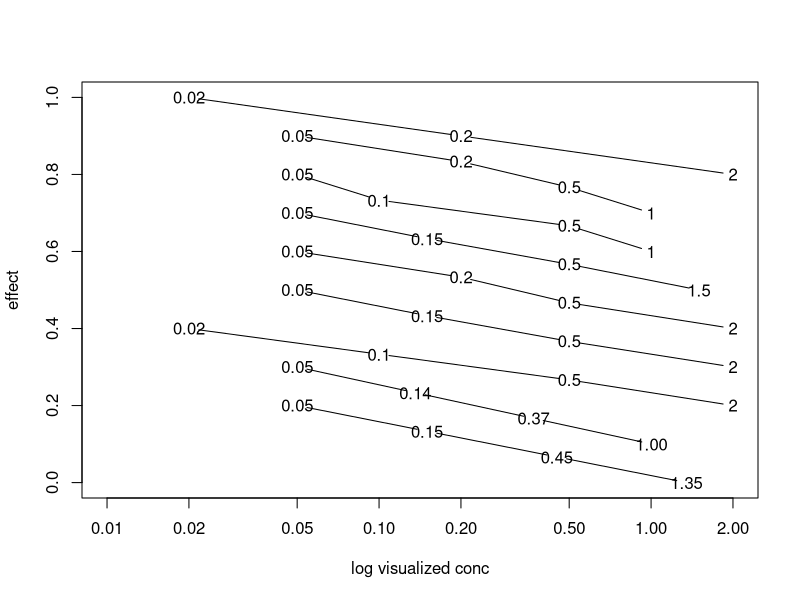
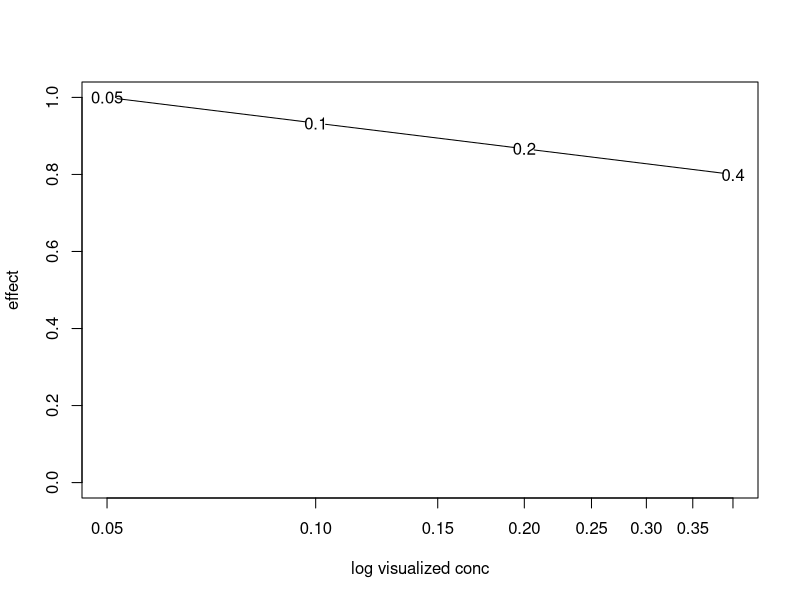

These charts were generated, in order, by the following R code:
plot(1,1,pch=NA, ylim=c(0,1),xlim=c(0.01,2),xlab="log visualized conc",ylab="effect",log="x")
points((c(2,0.2,0.02)),c(seq(0.8,1,length.out=3)), ylim=c(0,1),pch=NA,type="b")
text((c(2,0.2,0.02)),c(seq(0.8,1,length.out=3)),c("2","0.2","0.02"))
points((c(1,0.5,0.2,0.05)),c(seq(0.7,0.9,length.out=4)), pch=NA,type="b")
text((c(1,0.5,0.2,0.05)),c(seq(0.7,0.9,length.out=4)),c("1","0.5","0.2","0.05"))
points((c(1,0.5,0.1,0.05)),c(seq(0.6,0.8,length.out=4)), pch=NA,type="b")
text((c(1,0.5,0.1,0.05)),c(seq(0.6,0.8,length.out=4)),c("1","0.5","0.1","0.05"))
points((c(1.5,0.5,0.15,0.05)),c(seq(0.5,0.7,length.out=4)), pch=NA,type="b")
text((c(1.5,0.5,0.15,0.05)),c(seq(0.5,0.7,length.out=4)),c("1.5","0.5","0.15","0.05"))
points((c(2,0.5,0.2,0.05)),c(seq(0.4,0.6,length.out=4)), pch=NA,type="b")
text((c(2,0.5,0.2,0.05)),c(seq(0.4,0.6,length.out=4)),c("2","0.5","0.2","0.05"))
points((c(2,0.5,0.15,0.05)),c(seq(0.3,0.5,length.out=4)), pch=NA,type="b")
text((c(2,0.5,0.15,0.05)),c(seq(0.3,0.5,length.out=4)),c("2","0.5","0.15","0.05"))
points((c(2,0.5,0.1,0.02)),c(seq(0.2,0.4,length.out=4)), pch=NA,type="b")
text((c(2,0.5,0.1,0.02)),c(seq(0.2,0.4,length.out=4)),c("2","0.5","0.1","0.02"))
points((c(1.004277,0.3694528,0.1359141,0.05)),c(seq(0.1,0.3,length.out=4)), pch=NA,type="b")
text((c(1.004277,0.3694528,0.1359141,0.05)),c(seq(0.1,0.3,length.out=4)),c("1.00","0.37","0.14","0.05"))
points((c(1.35,0.45,0.15,0.05)),c(seq(0.0,0.2,length.out=4)), pch=NA,type="b")
text((c(1.35,0.45,0.15,0.05)),c(seq(0.0,0.2,length.out=4)),c("1.35","0.45","0.15","0.05"))



numtreats <- 4
effectmag <- 0.2
propdiffe <- exp(1)
propdiff3 <- 3
propdiff10 <- 10
propdiff2 <- 2
startinglow <- 0.05

plot(1,1,pch=NA, ylim=c(0,1),xlim=c(startinglow,startinglow*propdiff2^(numtreats-1)),xlab="log visualized conc",ylab="effect",log="x")
points(c(startinglow,startinglow*propdiff2,startinglow*propdiff2^2,startinglow*propdiff2^3),
       c(seq(1,1-effectmag,length.out=numtreats)),
       pch=NA,
       type="b")
text(c(startinglow,startinglow*propdiff2,startinglow*propdiff2^2,startinglow*propdiff2^3),
     c(seq(1,1-effectmag,length.out=numtreats)),
     c(bquote(.(startinglow)),bquote(.(startinglow*propdiff2)),bquote(.(startinglow*propdiff2^2)),bquote(.(startinglow*propdiff2^3))))
